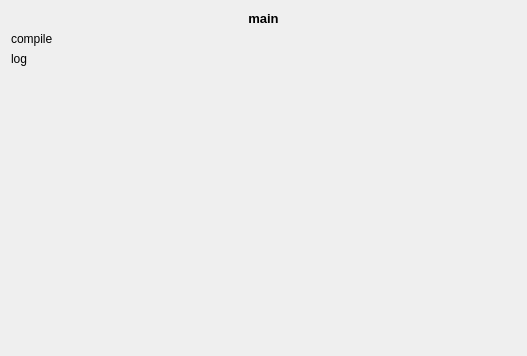
<?xml version="1.0" encoding="UTF-8"?>
<ui version="4.0">
 <class>version</class>
 <widget class="QDialog" name="version">
  <property name="geometry">
   <rect>
    <x>0</x>
    <y>0</y>
    <width>527</width>
    <height>356</height>
   </rect>
  </property>
  <property name="windowTitle">
   <string>Dialog</string>
  </property>
  <layout class="QVBoxLayout" name="verticalLayout_2">
   <item>
    <layout class="QVBoxLayout" name="layout">
     <item>
      <widget class="QLabel" name="version_main">
       <property name="font">
        <font>
         <pointsize>10</pointsize>
         <weight>75</weight>
         <bold>true</bold>
        </font>
       </property>
       <property name="text">
        <string>main</string>
       </property>
       <property name="alignment">
        <set>Qt::AlignCenter</set>
       </property>
      </widget>
     </item>
     <item>
      <widget class="QLabel" name="version_compile">
       <property name="text">
        <string>compile</string>
       </property>
      </widget>
     </item>
     <item>
      <widget class="QLabel" name="version_log">
       <property name="text">
        <string>log</string>
       </property>
      </widget>
     </item>
     <item>
      <spacer name="spacer">
       <property name="orientation">
        <enum>Qt::Vertical</enum>
       </property>
       <property name="sizeHint" stdset="0">
        <size>
         <width>20</width>
         <height>40</height>
        </size>
       </property>
      </spacer>
     </item>
    </layout>
   </item>
  </layout>
 </widget>
 <resources/>
 <connections/>
</ui>
